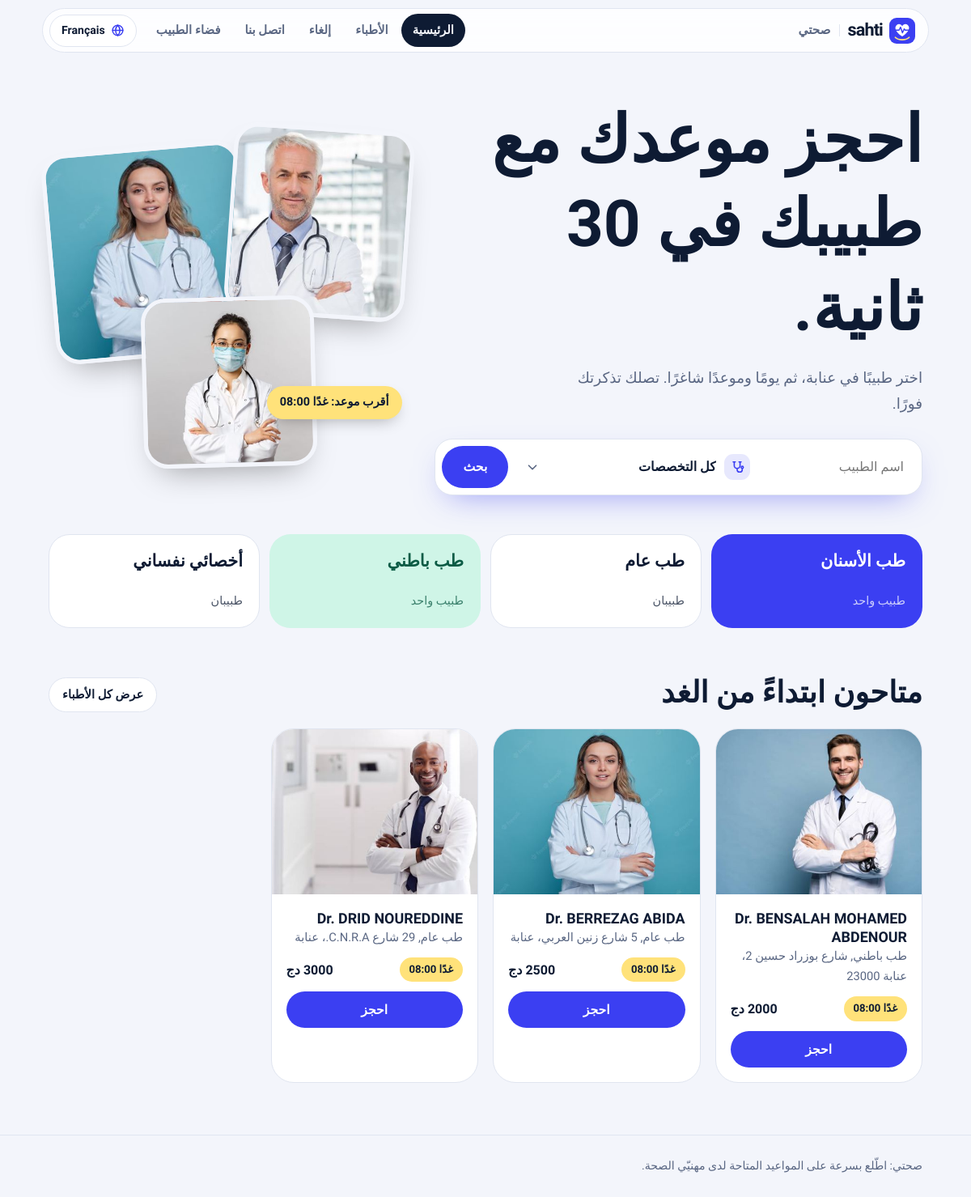
/?lang=ar, run on the app's committed database.
### tables this page shows
CREATE TABLE clinics (
  id INT UNSIGNED AUTO_INCREMENT PRIMARY KEY,
  doctor_id INT UNSIGNED NOT NULL,
  name VARCHAR(200) NOT NULL,
  address VARCHAR(200) NOT NULL,
  city VARCHAR(60) NOT NULL DEFAULT 'Annaba',
  phone VARCHAR(20) NOT NULL,
  open_time TIME NOT NULL,
  close_time TIME NOT NULL,
  INDEX (address),
  FOREIGN KEY (doctor_id) REFERENCES doctors(id) ON DELETE CASCADE
);

CREATE TABLE doctors (
  id INT UNSIGNED AUTO_INCREMENT PRIMARY KEY,
  name VARCHAR(80) NOT NULL,
  image VARCHAR(50) NOT NULL,
  speciality VARCHAR(60) NOT NULL,
  fees_da INT UNSIGNED NOT NULL,
  INDEX (speciality), INDEX (name)
);

### lib.php (the view, shortened to what this page needs)
<?php
function lang(): string {
    static $l;
    if ($l === null) {
        $l = (($_GET['lang'] ?? $_COOKIE['lang'] ?? 'fr') === 'ar') ? 'ar' : 'fr';
    }
    return $l;
}
function t(string $fr): string {
    static $d;
    $d ??= require __DIR__ . '/lang/ar.php';
    return $d[$fr] ?? $fr;
}
function n_doctors(int $n): string {
    return match (true) { $n === 1 => 'طبيب واحد', $n === 2 => 'طبيبان', $n <= 10 => $n . ' أطباء', default => $n . ' طبيبًا' };
}
function asset(string $p): string { $f = __DIR__ . '/' . $p; return $p . (is_file($f) ? '?v=' . filemtime($f) : ''); }
function lang_switch(): string {
    $to = lang() === 'ar' ? 'fr' : 'ar';
    $q = $_GET; $q['lang'] = $to;
    $href = (string)strtok((string)($_SERVER['REQUEST_URI'] ?? ''), '?') . '?' . http_build_query($q);
    return '<a class="lang" href="' . e($href) . '" hreflang="' . $to . '" lang="' . $to . '" title="' . ($to === 'ar' ? 'العربية' : 'Français') . '">'
         . '<svg viewBox="0 0 20 20" fill="none" stroke="currentColor" stroke-width="1.7" stroke-linecap="round" aria-hidden="true"><circle cx="10" cy="10" r="7.5"/><path d="M2.5 10h15M10 2.5c2.2 2.2 3.2 4.7 3.2 7.5S12.2 15.3 10 17.5M10 2.5C7.8 4.7 6.8 7.2 6.8 10s1 5.3 3.2 7.5"/></svg>'
         . '<span>' . ($to === 'ar' ? 'العربية' : 'Français') . '</span></a>';
}
function db(): PDO {
    static $pdo;
    return $pdo ??= new PDO(
        'mysql:host=' . (getenv('DB_HOST') ?: 'localhost') . ';dbname=' . (getenv('DB_NAME') ?: 'sahti') . ';charset=utf8mb4',
        getenv('DB_USER') ?: 'root', getenv('DB_PASS') ?: '',
        [PDO::ATTR_ERRMODE => PDO::ERRMODE_EXCEPTION, PDO::ATTR_DEFAULT_FETCH_MODE => PDO::FETCH_ASSOC, PDO::ATTR_EMULATE_PREPARES => false]
    );
}
function e(mixed $v): string { return htmlspecialchars((string)$v, ENT_QUOTES | ENT_SUBSTITUTE, 'UTF-8'); }
function user(): ?array { return $_SESSION['user'] ?? null; }
function slots(array $d): array {
    $r = [];
    for ($t = strtotime($d['open_time']); $t < strtotime($d['close_time']); $t += 1800) $r[] = date('H:i:00', $t);
    return $r;
}
function next_slot(array $d): string {
    static $taken;
    if ($taken === null) {
        $taken = [];
        foreach (db()->query("SELECT doctor_id,appt_date,appt_time FROM appointments WHERE status='booked' AND appt_date>CURDATE()") as $r)
            $taken[$r['doctor_id']][$r['appt_date']][$r['appt_time']] = 1;
    }
    for ($i = 1; $i <= 14; $i++) {
        $dt = date('Y-m-d', strtotime("+$i day"));
        foreach (slots($d) as $s)
            if (empty($taken[$d['id']][$dt][$s])) return ($i === 1 ? t('Demain') : fr($dt, 'd') . ' ' . fr($dt, 'n')) . ' ' . substr($s, 0, 5);
    }
    return t('Complet');
}
function doctor_card(array $d): void { ?>
<article class="dc"><a class="ph" href="book.php?doctor=<?= $d['id'] ?>"><img loading="lazy" src="assets/img/doctors/<?= e($d['image']) ?>" alt=""></a>
  <div class="bd"><div><h3><?= e($d['name']) ?></h3><p class="sp"><?= e(t($d['speciality'])) ?>, <?= e(t($d['address'])) ?></p></div>
  <div class="meta"><span class="nx"><?= e(next_slot($d)) ?></span><b><?= (int)$d['fees_da'] ?> <?= e(t('DA')) ?></b></div>
  <a class="btn" href="book.php?doctor=<?= $d['id'] ?>"><?= e(t('Réserver')) ?></a></div></article>
<?php }
function head(string $title, string $active = ''): void {
    $nav = ['index.php' => 'Accueil', 'doctors.php' => 'Médecins', 'cancel.php' => 'Annuler', 'contact.php' => 'Contact'];
    $nav += user() ? ['dashboard.php' => 'Tableau de bord'] : ['login.php' => 'Espace médecin'];
    $ar = lang() === 'ar';
    echo '<!doctype html><html lang="' . lang() . '" dir="' . ($ar ? 'rtl' : 'ltr') . '"><head><meta charset="utf-8"><meta name="viewport" content="width=device-width,initial-scale=1,viewport-fit=cover">'
       . '<title>' . e(t($title)) . ' | SAHTI</title><meta name="theme-color" content="#3B3FF2">'
       . '<link rel="icon" type="image/svg+xml" href="' . asset('assets/img/logo-mark.svg') . '">'
       . '<link rel="icon" type="image/png" sizes="32x32" href="' . asset('assets/img/favicon-32.png') . '">'
       . '<link rel="apple-touch-icon" href="' . asset('assets/img/apple-touch-icon.png') . '">'
       . '<link rel="stylesheet" href="https://fonts.googleapis.com/css2?family=Bricolage+Grotesque:opsz,wght@12..96,500..800&family=Figtree:wght@400..700&family=Readex+Pro:wght@400..700&display=swap">'
       . '<link rel="stylesheet" href="' . asset('assets/style.css') . '"><script src="' . asset('assets/select.js') . '" defer></script></head><body>'
       . '<div class="nav"><div class="pill"><a class="brand" href="index.php" aria-label="SAHTI">'
       . '<svg viewBox="0 0 64 64" aria-hidden="true"><rect width="64" height="64" rx="18" class="lg-bg"/><g transform="translate(32 31) scale(1.2) translate(-32 -31)"><path class="lg-heart" d="M32 43.5C17 33.5 15.5 24.5 20.5 20c4.5-3.8 9.5-1.5 11.5 2.5 2-4 7-6.3 11.5-2.5 5 4.5 3.5 13.5-11.5 23.5Z"/><path class="lg-pulse" d="M17 30.5h8.5l3-6 4 11.5 3.5-8 2 2.5H47"/></g><path class="lg-cup" d="M15 48.5c7 7.5 27 7.5 34 0"/></svg>'
       . '<span>sahti</span><small lang="ar" dir="rtl">صحتي</small></a><nav class="links">';
    foreach ($nav as $href => $label) echo '<a href="' . $href . '"' . ($href === $active ? ' class="on"' : '') . '>' . e(t($label)) . '</a>';
    echo '</nav>', lang_switch(), '</div></div><main class="w">';
}
function foot(): void {
    echo '</main><footer><div class="w">' . e(t('SAHTI : accédez rapidement aux disponibilités de vos professionnels de santé.')) . '</div></footer></body></html>';
}

### index.php (shortened to what this page needs)
<?php require __DIR__ . '/lib.php';
$st = db()->query(DOC_SQL . ' ORDER BY d.id'); $docs = $st->fetchAll();
$specs = db()->query('SELECT speciality, COUNT(*) n FROM doctors GROUP BY speciality ORDER BY speciality')->fetchAll();
$stack = array_filter([$docs[1] ?? null, $docs[3] ?? null, $docs[4] ?? null]);
head('Accueil', 'index.php'); ?>
<section class="hero"><div><h1><?= e(t('Réservez votre médecin en 30 secondes.')) ?></h1>
  <p><?= e(t('Choisissez un médecin à Annaba, un jour, un créneau libre. Vous recevez votre billet tout de suite.')) ?></p>
  <form class="sf" action="doctors.php"><input name="q" placeholder="<?= e(t('Nom du médecin')) ?>" aria-label="<?= e(t('Nom du médecin')) ?>">
    <button class="btn"><?= e(t('Chercher')) ?></button></form></div>
  <div class="stack"><?php foreach ($stack as $d) echo '<img src="assets/img/doctors/', e($d['image']), '" alt="">'; ?>
    <?php if ($docs) echo '<b>', e(t('Prochain créneau : ')), e(next_slot($docs[1] ?? $docs[0])), '</b>'; ?></div></section>
<div class="bento"><?php foreach ($specs as $s): ?><a href="doctors.php?spec=<?= urlencode($s['speciality']) ?>"><b><?= e(t($s['speciality'])) ?></b><span><?= e(n_doctors((int)$s['n'])) ?></span></a><?php endforeach ?></div>
<div class="sec"><h2><?= e(t('Disponibles dès demain')) ?></h2><a class="chip" href="doctors.php"><?= e(t('Voir tous les médecins')) ?></a></div>
<div class="grid" style="margin-bottom:64px"><?php foreach (array_slice($docs, 0, 3) as $d) doctor_card($d); ?></div>
<?php foot();

### data on the page
clinics: doctor.image (picture), doctor.name "Dr. BERREZAG ABIDA", doctor.speciality "طب عام", address "5 شارع زنين العربي، عنابة", d "غدًا 08:00"
clinics: doctor.image (picture)
clinics: doctor.image (picture)
clinics: doctor.image (picture), doctor.name "Dr. BENSALAH MOHAMED ABDENOUR", doctor.speciality "طب باطني", address "شارع بوزراد حسين 2، عنابة 23000", d "غدًا 08:00", doctor.fees_da "2000"
clinics: doctor.image (picture), doctor.name "Dr. DRID NOUREDDINE", doctor.speciality "طب عام", address "29 شارع C.N.R.A.، عنابة", d "غدًا 08:00", doctor.fees_da "3000"

### other printed values
t($label) "الرئيسية"
t($label) "الأطباء"
t($label) "إلغاء"
t($label) "اتصل بنا"
t($label) "فضاء الطبيب"
t('Réservez votre médecin en 30 secondes.') "احجز موعدك مع طبيبك في 30 ثانية."
t('Chercher') "بحث"
t('Prochain créneau : ') "أقرب موعد:"
next_slot($docs[1] ?? $docs[0]) "غدًا 08:00"
t($s['speciality']) "طب الأسنان"
n_doctors((int)$s['n']) "طبيب واحد"
t($s['speciality']) "طب عام"
n_doctors((int)$s['n']) "طبيبان"
t($s['speciality']) "طب باطني"
t($s['speciality']) "أخصائي نفساني"
